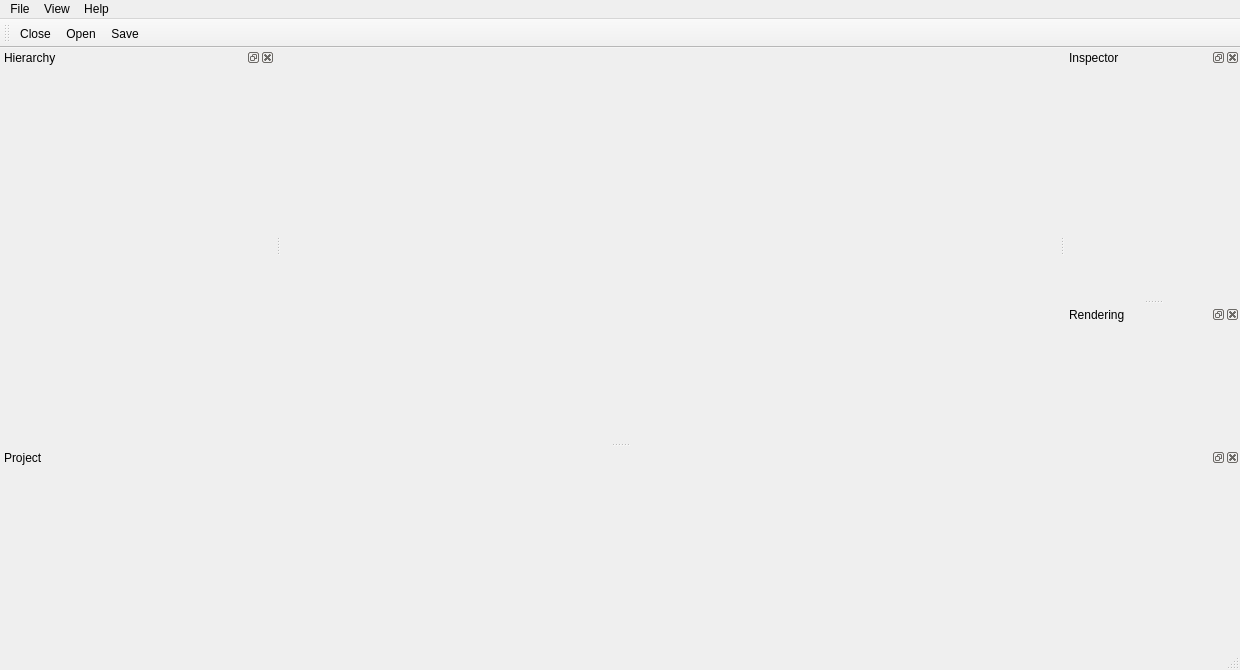
<?xml version="1.0" encoding="UTF-8"?>
<ui version="4.0">
 <class>MainWindow</class>
 <widget class="QMainWindow" name="MainWindow">
  <property name="enabled">
   <bool>true</bool>
  </property>
  <property name="geometry">
   <rect>
    <x>0</x>
    <y>0</y>
    <width>1240</width>
    <height>670</height>
   </rect>
  </property>
  <property name="windowTitle">
   <string>MainWindow</string>
  </property>
  <widget class="QWidget" name="centralwidget">
   <property name="enabled">
    <bool>true</bool>
   </property>
  </widget>
  <widget class="QStatusBar" name="statusbar"/>
  <widget class="QDockWidget" name="DockWindowHierarchy">
   <property name="minimumSize">
    <size>
     <width>275</width>
     <height>35</height>
    </size>
   </property>
   <property name="windowTitle">
    <string>Hierarchy</string>
   </property>
   <attribute name="dockWidgetArea">
    <number>1</number>
   </attribute>
   <widget class="QWidget" name="dockWidgetContents"/>
  </widget>
  <widget class="QDockWidget" name="DockWindowProject">
   <property name="minimumSize">
    <size>
     <width>58</width>
     <height>200</height>
    </size>
   </property>
   <property name="floating">
    <bool>false</bool>
   </property>
   <property name="windowTitle">
    <string>Project</string>
   </property>
   <attribute name="dockWidgetArea">
    <number>8</number>
   </attribute>
   <widget class="QWidget" name="dockWidgetContents_4"/>
  </widget>
  <widget class="QDockWidget" name="DockWindowInspector">
   <property name="minimumSize">
    <size>
     <width>175</width>
     <height>35</height>
    </size>
   </property>
   <property name="windowTitle">
    <string>Inspector</string>
   </property>
   <attribute name="dockWidgetArea">
    <number>2</number>
   </attribute>
   <widget class="QWidget" name="dockWidgetContents_5"/>
  </widget>
  <widget class="QDockWidget" name="DockWindowRendering">
   <property name="windowTitle">
    <string>Rendering</string>
   </property>
   <attribute name="dockWidgetArea">
    <number>2</number>
   </attribute>
   <widget class="QWidget" name="dockWidgetContents_8"/>
  </widget>
  <widget class="QMenuBar" name="menuBar">
   <property name="geometry">
    <rect>
     <x>0</x>
     <y>0</y>
     <width>1240</width>
     <height>20</height>
    </rect>
   </property>
   <widget class="QMenu" name="menuFile">
    <property name="title">
     <string>File</string>
    </property>
    <addaction name="actionOpen"/>
    <addaction name="actionSave"/>
    <addaction name="separator"/>
    <addaction name="actionClose"/>
   </widget>
   <widget class="QMenu" name="menuView">
    <property name="title">
     <string>View</string>
    </property>
   </widget>
   <widget class="QMenu" name="menuHelp">
    <property name="title">
     <string>Help</string>
    </property>
    <addaction name="actionAbout"/>
   </widget>
   <addaction name="menuFile"/>
   <addaction name="menuView"/>
   <addaction name="menuHelp"/>
  </widget>
  <widget class="QToolBar" name="toolBar">
   <property name="windowTitle">
    <string>toolBar</string>
   </property>
   <attribute name="toolBarArea">
    <enum>TopToolBarArea</enum>
   </attribute>
   <attribute name="toolBarBreak">
    <bool>false</bool>
   </attribute>
   <addaction name="actionClose"/>
   <addaction name="actionOpen"/>
   <addaction name="actionSave"/>
  </widget>
  <action name="actionAbout">
   <property name="text">
    <string>About</string>
   </property>
  </action>
  <action name="actionOpen">
   <property name="icon">
    <iconset resource="icons.qrc">
     <normaloff>:/icons/open</normaloff>:/icons/open</iconset>
   </property>
   <property name="text">
    <string>Open</string>
   </property>
  </action>
  <action name="actionSave">
   <property name="icon">
    <iconset resource="icons.qrc">
     <normaloff>:/icons/save</normaloff>:/icons/save</iconset>
   </property>
   <property name="text">
    <string>Save</string>
   </property>
  </action>
  <action name="actionClose">
   <property name="icon">
    <iconset resource="icons.qrc">
     <normaloff>:/icons/close</normaloff>:/icons/close</iconset>
   </property>
   <property name="text">
    <string>Close</string>
   </property>
  </action>
 </widget>
 <resources>
  <include location="icons.qrc"/>
 </resources>
 <connections/>
</ui>
